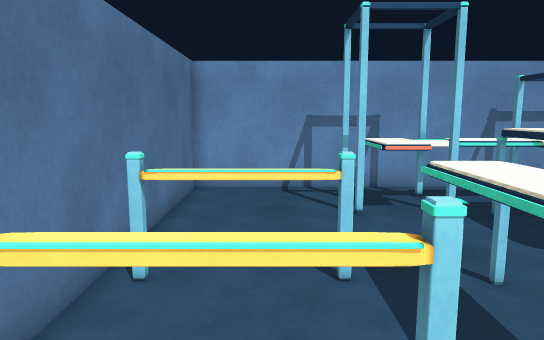
View 1 (above)

16 first-person views from a walk through a Unity game level. The camera is 1.5 m above the floor, tilts 8° down and sees 70° across. The floor is counted in squares, 0.5 m on a side. Each view is taken from the middle of a square. On the plan, view 1 faces up. The plan holds only what a view shows up to about 20 squares ahead; the rest is blank.

View 2
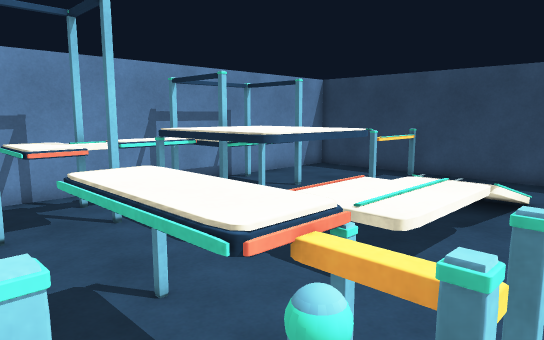

View 3
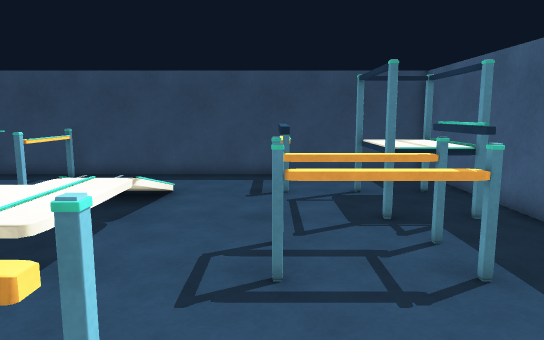

View 4
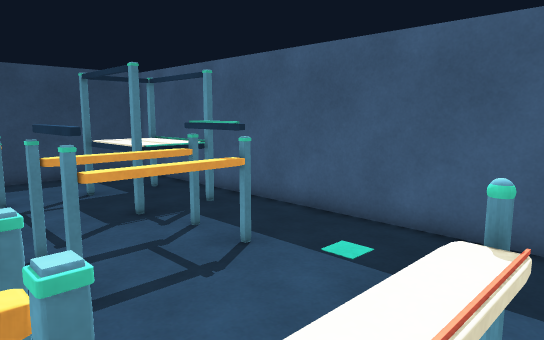

View 5
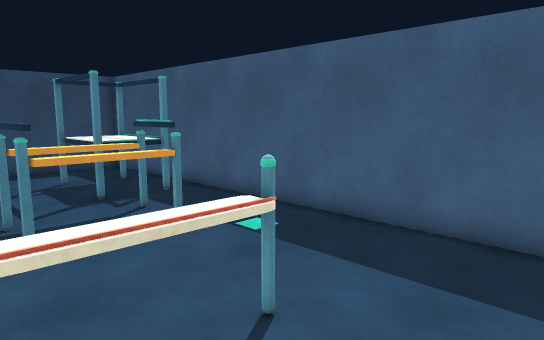

View 6
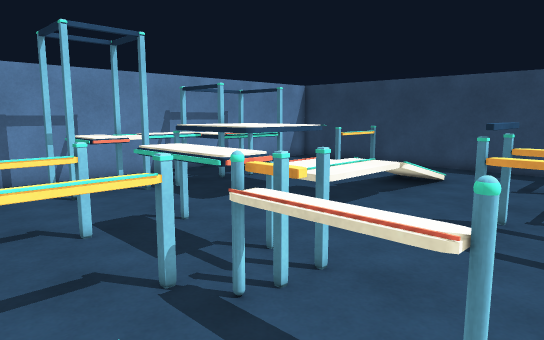

View 7
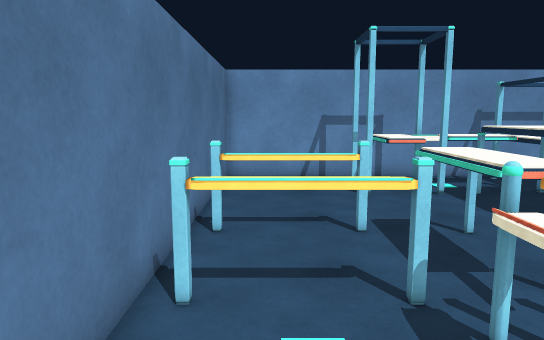

View 8
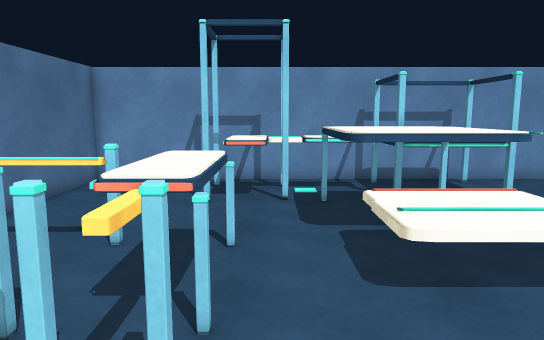

View 9
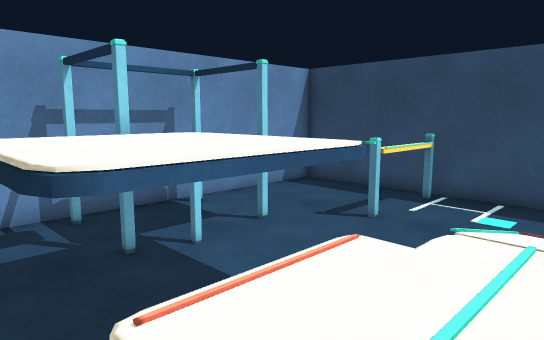

View 10
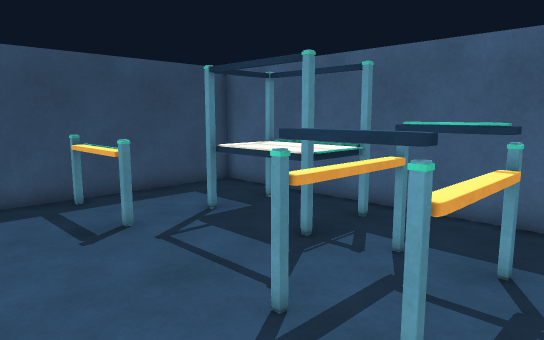

View 11
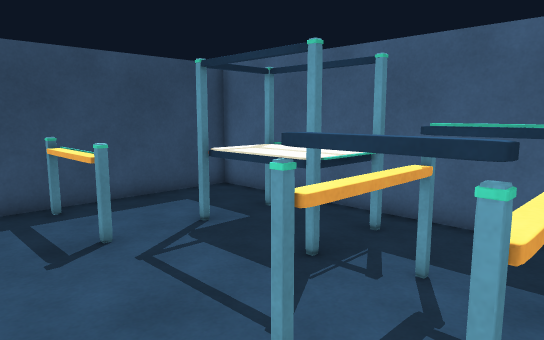

View 12
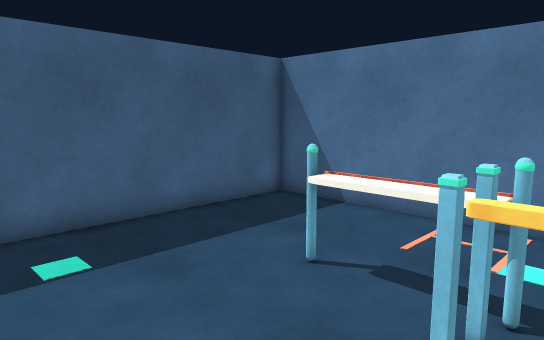

View 13
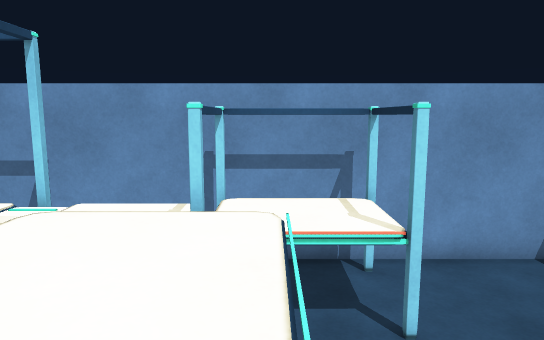

View 14
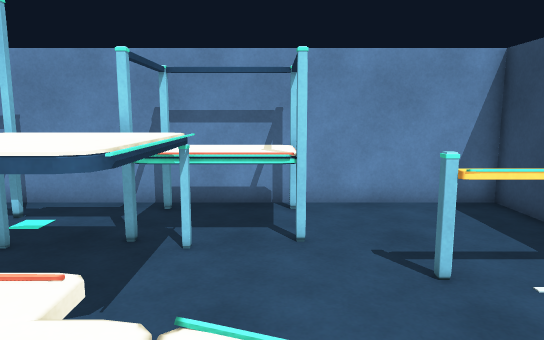

View 15
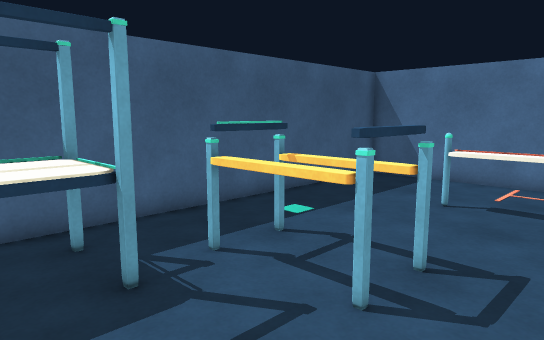

View 16
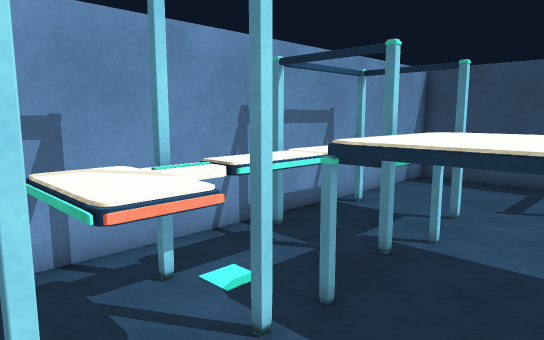

### Floor plan
Key: @ floor where view 1 was taken; # wall or solid block; x gap in a wall; . main floor; : floor 0.25 m higher than the main floor; + floor 0.5 m higher than the main floor; * floor 0.75 m higher than the main floor; / step, stairs or slope; = window, fence, low wall or low ledge; ^ raised ledge; v drop or lower ground; T thing the floor can be seen under or through; O other object.
Columns run from 3 left of view 1 to 21 right of it. Each row starts with its distance up from view 1.
 16 #########################
 15 #............OOOOO......#
 14 #.....OOOOOOOOOOOO......#
 13 #.....OOOOOOOOOOOO......#
 12 #.....OOO#.^^OOOOO......#
 11 #.........^^^^^.........#
 10 #.........^^^^^....TTTTT#
  9 #.........^^^^^.........#
  8 #.........^^^^^.........#
  7 #TTTx ^^..^^^^^.........#
  6 #===. ^^..v++++.////....#
  5 #.....^^..v****+++::  ..#
  4 #.....^^..=++++=////....#
  3 #TTTx.^^................#
  2 #....O.#................#
  1 #....O..................#
  0 #..@.O.....OOO.....#===##
 -1 #....O.....O.O.....#===##
 -2 #....O.....O.O..........#
 -3 #..........O.O.OOOOO....#
 -4 #..........OOO.OOOOO....#
 -5 #..............OOOOO....#
 -6 #..............OOOOO....#
 -7 #.......................#
 -8 #########################

Where each view was taken, in squares from view 1:
view 1: 0 up, 0 right, facing up
view 2: 1 up, 1 right, facing up-right
view 3: 0 up, 1 right, facing right
view 4: 2 up, 1 right, facing down-right
view 5: 2 up, 2 left, facing down-right
view 6: 3 down, 2 left, facing up-right
view 7: 3 down, 1 left, facing up
view 8: 2 down, 5 right, facing up
view 9: 4 up, 6 right, facing up-right
view 10: 4 up, 6 right, facing down-right
view 11: 3 up, 7 right, facing down-right
view 12: 3 up, 8 right, facing down-left
view 13: 5 up, 11 right, facing up
view 14: 3 up, 13 right, facing up
view 15: 3 up, 15 right, facing down-left
view 16: 8 up, 2 right, facing up-right
